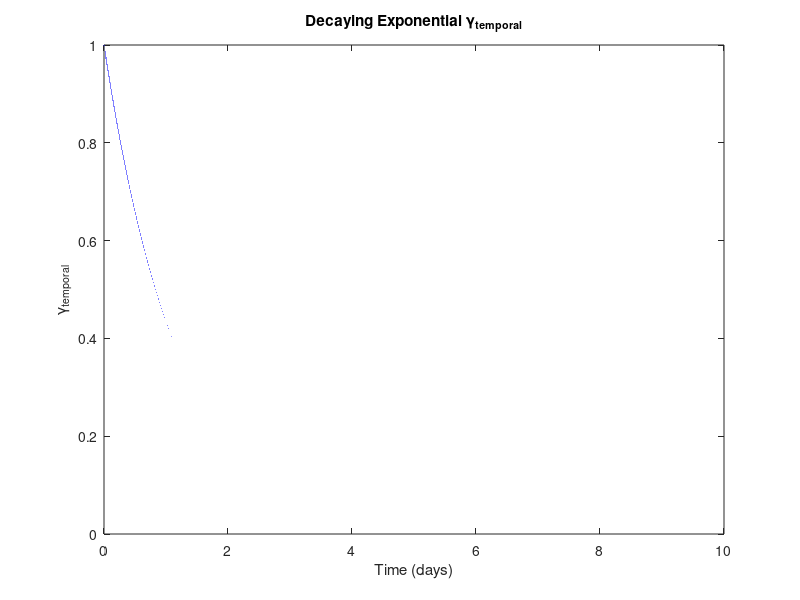
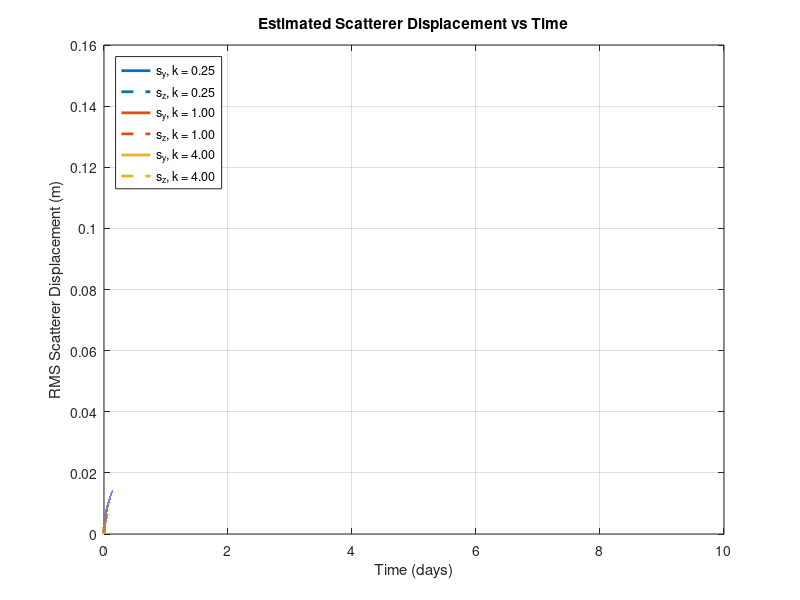
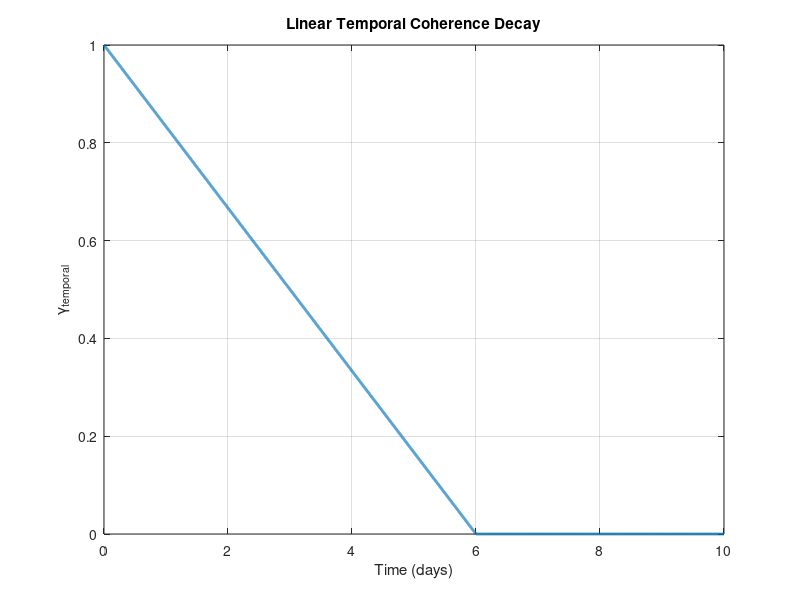

MATLAB code for these plots, in order: (Note: this script raises an error after producing the figures.)
%% Calculations for the uncertainty and coherence of radar

% constants
c = 299792458; % speed of light, m/s
f = 1.2e9; % cycles/sec
theta = 40; % look angle in degrees
lambda = c/f; % meters

r_slant = 0.75; % m from Gamma manual
beta_az = 40; % azimuth beam width
altitude = 18e3; % m

ry = r_slant / sind(theta); % range resolution (m)
rx = 0.5; % azimuth resolution (m) (listed between 0.2 - 0.5 m)

%% Exponential Temporal coherence
%{
Assumptions made within calculation: 
1) Temporal coherence, sy, and sz are functions of time. Temporal coherence
follows a first order decaying exponential, where 5*tau occurs at 6
days, when the temporal coherence is approximately 0. (gamma(6 days) =
0.7)
2) Assume linear relationship between sy and sz, where sz = k*sy
%}


% parameters
tau = 6/5 * 24 * 3600; % seconds
k = [0.25 1 4]; % linear coefficient relating sy and sz
t = 0:1:(3600*24*10); % 10 day simulation period
t_days = t/(24*3600);

% plot gamma as a function of time
figure;
% Calculate the temporal coherence function
gamma = exp(-t/tau);
plot(t_days,gamma);
xlabel('Time (days)');
ylabel('\gamma_{temporal}');
title('Decaying Exponential \gamma_{temporal}')

% plotting sy and sz
figure;
hold on;
grid on;
box on;

colors = lines(length(k));

for i = 1:length(k)

    sy = (lambda/(4*pi)) .* sqrt(2*t./tau) ./ ...
         sqrt(sind(theta).^2 + k(i)^2 .* cosd(theta).^2);

    sz = k(i) .* sy;

    % Horizontal displacement (solid)
    plot(t_days, sy, '-', ...
        'Color', colors(i,:), ...
        'LineWidth', 2, ...
        'DisplayName', sprintf('s_y, k = %.2f', k(i)));

    % Vertical displacement (dashed)
    plot(t_days, sz, '--', ...
        'Color', colors(i,:), ...
        'LineWidth', 2, ...
        'DisplayName', sprintf('s_z, k = %.2f', k(i)));

end

xlabel('Time (days)');
ylabel('RMS Scatterer Displacement (m)');
title('Estimated Scatterer Displacement vs Time');

legend('Location','northwest');

%% Linear Temporal Coherence
% Parameters for linear temporal coherence

T_zero = 6 * 24 * 3600;          % coherence reaches zero at 6 days, s
k = [0.25 1 4];                  % sz = k*sy

t = 0:60:(10 * 24 * 3600);       % 10-day simulation, 1-minute spacing
t_days = t/(24*3600);

% Linear temporal coherence
gamma_temporal = max(1 - t/T_zero, 0);

figure;
plot(t_days, gamma_temporal, 'LineWidth', 2);
grid on;
box on;

xlabel('Time (days)');
ylabel('\gamma_{temporal}');
title('Linear Temporal Coherence Decay');

xlim([0 10]);
ylim([0 1]);
xline(6, '--', 'Complete decorrelation');

% Estimate sy and sz from temporal coherence

figure;
hold on;
grid on;
box on;

colors = lines(length(k));

% The inverse equation is undefined at gamma = 0
valid = gamma_temporal > 0;

for i = 1:length(k)

    sy = NaN(size(t));
    sz = NaN(size(t));

    sy(valid) = (lambda/(4*pi)) .* ...
        sqrt( ...
        -2 .* log(gamma_temporal(valid)) ./ ...
        (sind(theta).^2 + k(i).^2 .* cosd(theta).^2) ...
        );

    sz(valid) = k(i) .* sy(valid);

    % Horizontal displacement spread
    plot(t_days, sy, '-', ...
        'Color', colors(i,:), ...
        'LineWidth', 2, ...
        'DisplayName', sprintf('s_y, k = %.2f', k(i)));

    % Vertical displacement spread
    plot(t_days, sz, '--', ...
        'Color', colors(i,:), ...
        'LineWidth', 2, ...
        'DisplayName', sprintf('s_z, k = %.2f', k(i)));

end

xline(6, 'k:', 'Complete decorrelation', ...
    'HandleVisibility', 'off');

xlabel('Time (days)');
ylabel('RMS Scatterer Displacement (m)');
title('Scatterer Displacement for Linear Coherence Decay');

xlim([0 6]);
legend('Location', 'northwest');

%% Temporal coherence vs horizontal RMS scatterer displacement
% Assumption: sz = k*sy

k = [0.25 1 4];

sy = linspace(0,0.12,500);    % horizontal RMS displacement, m
colors = lines(length(k));

figure;
hold on;
grid on;
box on;

for i = 1:length(k)

    sz = k(i).*sy;

    gamma_temporal = exp( ...
        -0.5 .* (4*pi/lambda).^2 .* ...
        (sy.^2 .* sind(theta).^2 + ...
         sz.^2 .* cosd(theta).^2) );

    plot(sy, gamma_temporal, ...
        'LineWidth',2, ...
        'Color',colors(i,:), ...
        'DisplayName',sprintf('k = %.2f',k(i)));
end

xlabel('Horizontal RMS Scatterer Displacement, s_y (m)');
ylabel('\gamma_{temporal}');
title('Temporal Coherence vs. RMS Scatterer Displacement');

xlim([0 max(sy)]);
ylim([0 1]);

legend('Location','northeast');

gamma_temporal = 0.9; % guess
%% Thermal coherence
% we can assume that gamma ~ 1 for SNR >> 1
% -15 dB for noise equivalent sigma zero
% estiamte something for sigma naught

SNR = 30; % complete guess, can't find the value
gamma_thermal = SNR / (SNR + 1);

%% spatial coherence
b_perp = 100; % perpendicular component to baseline vector (m)
R = altitude / cosd(theta); % slant range (m)

Bc = (lambda * R) / (2*ry * cosd(theta));
gamma_spatial = 1 - (2*b_perp*ry*cosd(theta) / (lambda*R));

%% rotational coherence
dphi_deg = 5; % difference in heading directions
dphi = deg2rad(dphi_deg);

dphi_c = rad2deg(lambda / (2*rx * sind(theta))); % maximum heading difference allowed
gamma_rotation = 1 - (2*rx*dphi*sind(theta))/lambda; % rotational coherence


%% total coherence

gamma = gamma_thermal * gamma_spatial * gamma_rotation * gamma_temporal; % total coherence

% L = 1 can be the lower bound, but need to determine the number of pixels
% system averages over (based on processing setup
L = 100; % number of looks (need to figure out)

sigma_phi = (sqrt(1-gamma^2) / (gamma * sqrt(2*L)));
sigma_z = (lambda/(4*pi*cosd(theta))) * sigma_phi;
